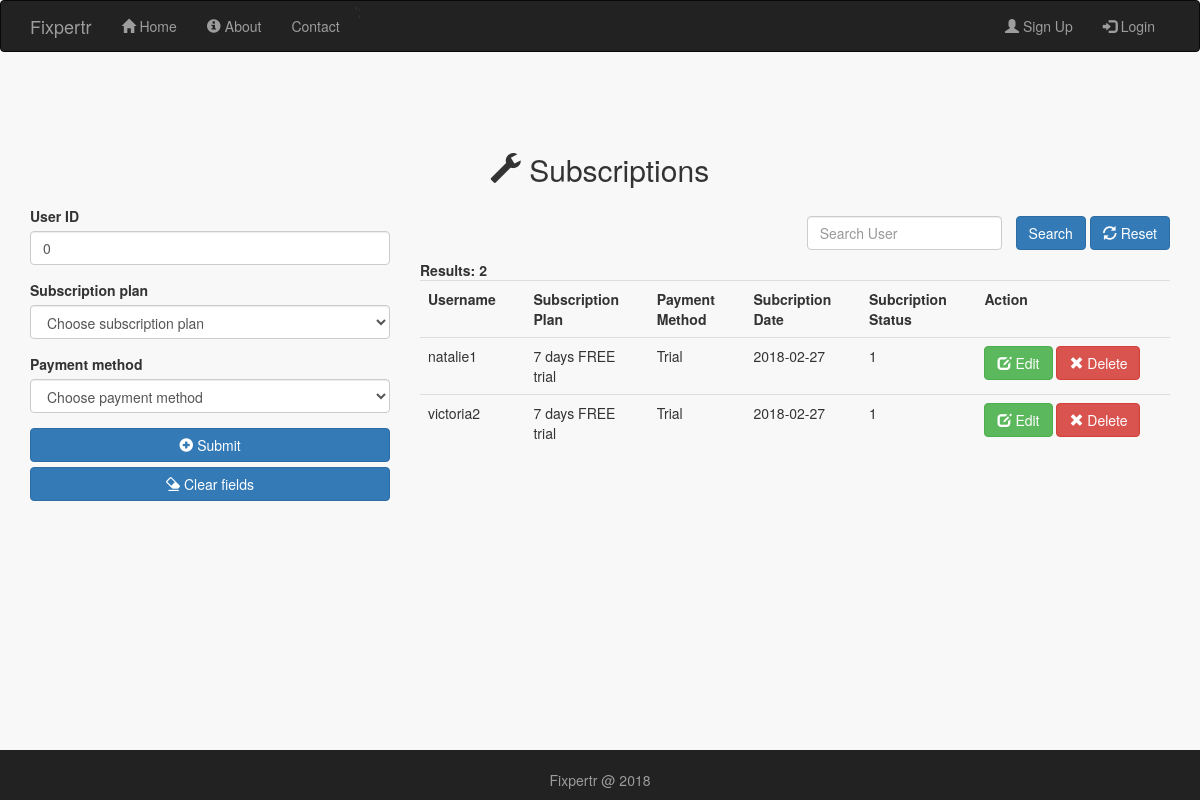
The app's page /public/subscriptions_admin.php, older data.
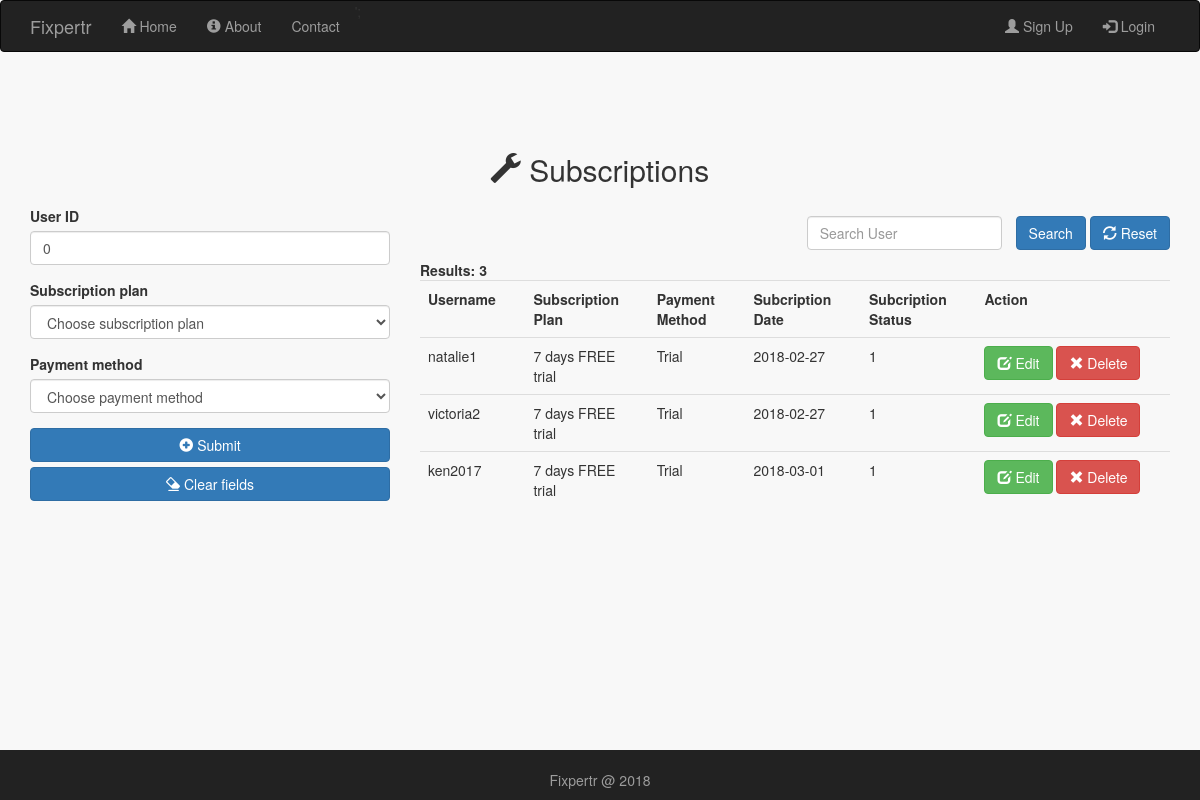
The same page, newer data.
### tables this page shows
CREATE TABLE IF NOT EXISTS `subscriptions` (
  `subscription_id` int(11) NOT NULL AUTO_INCREMENT,
  `user_id` int(11) NOT NULL,
  `sub_type_id` int(11) NOT NULL,
  `method` varchar(256) NOT NULL,
  `subscribe_date` date NOT NULL,
  `subscribe_time` time NOT NULL,
  `subscription_status` tinyint(4) NOT NULL DEFAULT '1',
  `seen_subscribe` tinyint(4) NOT NULL DEFAULT '0',
  PRIMARY KEY (`subscription_id`),
  KEY `user_id` (`user_id`),
  KEY `sub_type_id` (`sub_type_id`)
);

CREATE TABLE IF NOT EXISTS `users` (
  `user_id` int(11) NOT NULL AUTO_INCREMENT,
  `user_first` varchar(256) NOT NULL,
  `user_last` varchar(256) NOT NULL,
  `user_image` varchar(256) DEFAULT NULL,
  `user_gender` varchar(256) DEFAULT NULL,
  `user_address` varchar(256) DEFAULT NULL,
  `user_email` varchar(256) NOT NULL,
  `user_mobile` varchar(20) DEFAULT NULL,
  `user_uid` varchar(256) NOT NULL,
  `user_pwd` varchar(256) NOT NULL,
  `user_type` varchar(256) NOT NULL,
  `date_registered` date NOT NULL,
  `time_registered` time NOT NULL DEFAULT '00:00:00',
  `user_seen` tinyint(4) DEFAULT '0',
  `user_timestamp` timestamp NULL DEFAULT NULL,
  `sub_status` tinyint(4) NOT NULL DEFAULT '0',
  `user_status` tinyint(4) NOT NULL DEFAULT '1',
  PRIMARY KEY (`user_id`)
);

CREATE TABLE IF NOT EXISTS `subscription_types` (
  `sub_type_id` int(11) NOT NULL AUTO_INCREMENT,
  `sub_type` varchar(256) NOT NULL,
  `sub_cost` decimal(13,2) NOT NULL,
  `sub_duration` int(11) NOT NULL,
  PRIMARY KEY (`sub_type_id`)
);

### public/subscriptions_admin.php (the view, shortened to what this page needs)
<?php
  include_once '../includes/db_connection.php';
    $user_id = 0;
    $edit_state = false;
    $keywords  = '';
  $results = mysqli_query($connection, "SELECT * FROM subscriptions, subscription_types, users WHERE subscriptions.user_id = users.user_id AND subscriptions.sub_type_id = subscription_types.sub_type_id AND subscription_status = 1");
?>
<!doctype html>
<html lang="en">
  <head>
    <link rel="stylesheet" type="text/css" href="stylesheets/bootstrap.min.css">
    <link rel="stylesheet" type="text/css" href="stylesheets/mystyles.css">
  </head>
  <body id="subscriptions_admin">
  <?php include '../includes/layouts/admin_header.php';?>
    <div class="content container">
     <h2 class="text-center" style="margin-bottom: 20px;"><span class="glyphicon glyphicon-wrench"></span> Subscriptions</h2>
    <div class="row">
      <div class="col-md-4">
       <form id="" action="<?php echo $_SERVER['PHP_SELF'];?>" method="POST" >
                          <div class="form-group">
                            <label for="user_id">User ID</label>
                            <input type="number"  class="form-control" name="user_id" value="<?php echo $user_id;?>" autofocus>
                        </div>
                        <div class="form-group">
                            <label for="select_sub">Subscription plan</label>
                            <select name="select_sub" id="select_sub" class="form-control">
                              <option value="0">Choose subscription plan</option>
                            </select>
                        </div>
                           <div class="form-group">
                            <label for="select_method">Payment method</label>
                            <select name="select_method" id="select_method" class="form-control">
                              <option value="">Choose payment method</option>
                            </select>
                        </div>
                          <?php if($edit_state == false): ?>
                            <button  type="submit" name="submit" class="btn btn-primary btn-block"><span class="glyphicon glyphicon-plus-sign"> </span> Submit</button>
                          <?php else: ?>
                            <button  type="submit" name="update" class="btn btn-primary btn-block"><span class="glyphicon glyphicon-refresh"></span> Update </button>
                          <?php endif ?>
                            <button  type="submit" name="clear" class="btn btn-primary btn-block"><span class="glyphicon glyphicon-erase"></span> </span> Clear fields</button>
                      </form>
      </div>
        <div class="col-md-8">
           <div class="row">
          <div class="col-sm-12">
            <form action="subscriptions_admin.php" method="POST" class="form-inline  pull-right">
              <div class="form-group">
                <input type="text" name="keywords" class="form-control" placeholder="Search User" style="margin:10px;" value="<?php echo $keywords;?>" autocomplete="off" list = "datalist1">
                 <button type="submit" class="btn btn-primary" name="search">Search</button>
                  <button type="submit" class="btn btn-primary" name="reset"><span class="glyphicon glyphicon-refresh"></span> Reset</button>
              </div>
            </form>
          </div>
        </div>
          <strong>Results: <?php $shop_count = mysqli_num_rows($results); echo $shop_count;?> </strong>
          <div class="table-responsive"  >
              <table class="table">
                <tr>
                <th width="10%">Username</th>
                <th width="10%">Subscription Plan</th>
                   <th width="10%">Payment Method</th>
                  <th width="10%">Subcription Date</th>
                  <th width="10%">Subcription Status</th>
                  <th width="20%">Action</th>
                </tr>
                 <?php while ($row = mysqli_fetch_array($results)) { ?>
                  <tr>
                      <td><?php echo $row['user_uid']; ?></td>
                      <td><?php echo $row['sub_type']; ?></td>
                      <td><?php echo $row['method']; ?></td>
                      <td><?php echo $row['subscribe_date']; ?></td>
                       <td><?php echo $row['sub_status']; ?></td>
                      <td>
                      <a href="subscriptions_admin.php?edit=<?php echo $row['subscription_id']?>" class="btn btn-success" role="button"><span class="glyphicon glyphicon-edit"></span> Edit</a>
                      <a href="subscriptions_admin.php?del=<?php echo $row['subscription_id']?>" class="btn btn-danger" role="button" onclick="return confirm('Are you sure you want to delete this subscription?');"><span class="glyphicon glyphicon-remove" ></span> Delete</a>
                      </td>
                  </tr>
                  <?php } ?>
              </table>
            </div>
        </div>
      </div>
    </div>
    <?php include '../includes/layouts/footer.php';?>

Row changes from the older to the newer data that the page shows:
added subscriptions: user.user_uid "ken2017", sub_type.sub_type "7 days FREE trial", method "Trial", subscribe_date "2018-03-01", user.sub_status "1"
Text that changed along with them:
$shop_count: "2" → "3"
